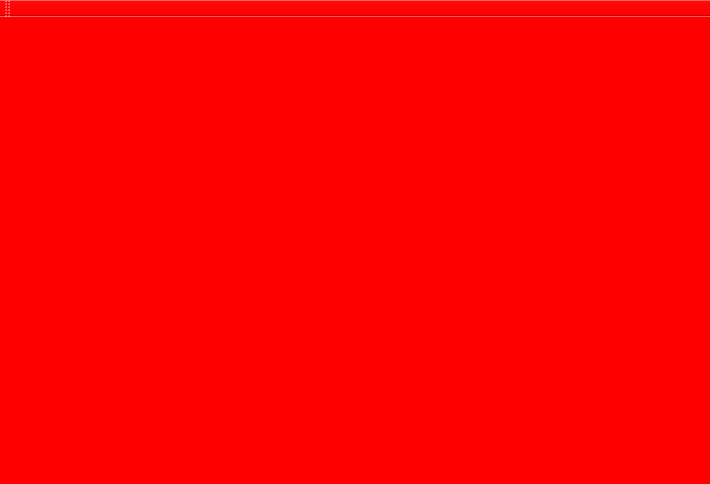
<?xml version="1.0" encoding="UTF-8"?>
<ui version="4.0">
 <class>MainWindow</class>
 <widget class="QMainWindow" name="MainWindow">
  <property name="geometry">
   <rect>
    <x>0</x>
    <y>0</y>
    <width>710</width>
    <height>484</height>
   </rect>
  </property>
  <property name="windowTitle">
   <string>MainWindow</string>
  </property>
  <property name="styleSheet">
   <string notr="true">font: 8pt &quot;MS Sans Serif&quot;;background-color: rgb(255, 0, 0);</string>
  </property>
  <widget class="QWidget" name="centralWidget"/>
  <widget class="QMenuBar" name="menuBar">
   <property name="geometry">
    <rect>
     <x>0</x>
     <y>0</y>
     <width>710</width>
     <height>19</height>
    </rect>
   </property>
  </widget>
  <widget class="QToolBar" name="mainToolBar">
   <attribute name="toolBarArea">
    <enum>TopToolBarArea</enum>
   </attribute>
   <attribute name="toolBarBreak">
    <bool>false</bool>
   </attribute>
  </widget>
  <widget class="QStatusBar" name="statusBar"/>
 </widget>
 <layoutdefault spacing="6" margin="11"/>
 <resources/>
 <connections/>
</ui>
